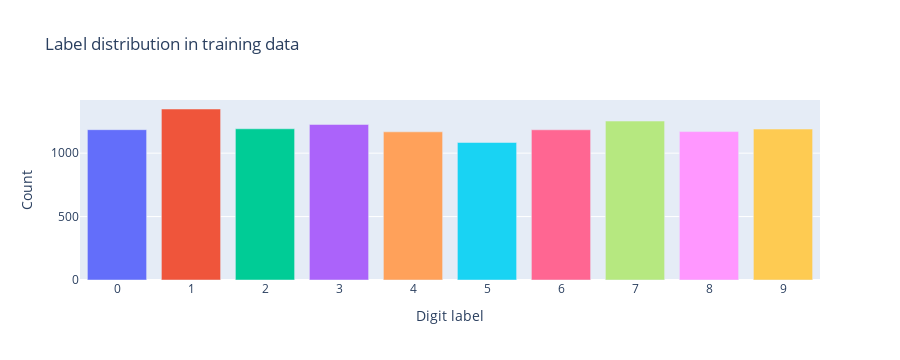

Notebook source saved alongside this figure:
### Code cell
train_counts = pd.Series(y_train).value_counts().sort_index()
fig = px.bar(
    x=train_counts.index.astype(str),
    y=train_counts.values,
    labels={'x': 'Digit label', 'y': 'Count'},
    title='Label distribution in training data',
    color=train_counts.index.astype(str),
)
fig.update_layout(showlegend=False, height=360)
fig.show()


def show_examples_for_label(label=1, n_examples=12, seed=42):
    idx = np.where(y_train == label)[0]
    rng = np.random.default_rng(seed)
    pick = rng.choice(idx, size=min(n_examples, len(idx)), replace=False)

    rows, cols = 3, 4
    fig, axes = plt.subplots(rows, cols, figsize=(7, 5.2))
    axes = axes.ravel()

    for i, ax in enumerate(axes):
        if i < len(pick):
            ax.imshow(X_train_raw[pick[i]].reshape(IMAGE_SIDE, IMAGE_SIDE), cmap='gray')
            ax.set_title(f'idx {pick[i]}', fontsize=8)
        ax.axis('off')

    plt.suptitle(f'Random training examples for label {label}', y=1.02)
    plt.tight_layout()
    plt.show()


widgets.interact(
    show_examples_for_label,
    label=widgets.IntSlider(min=0, max=9, step=1, value=1, description='Digit'),
    n_examples=widgets.IntSlider(min=4, max=16, step=4, value=12, description='Examples'),
    seed=widgets.IntSlider(min=1, max=999, step=1, value=42, description='Seed'),
)

label_demo = pd.DataFrame({'y_label': y_train[:8]})
one_hot_demo = pd.DataFrame(np.eye(10, dtype=int)[y_train[:8]], columns=[f'class_{i}' for i in range(10)])
display(Markdown('**Labeling demo: raw labels and one-hot encoding (first 8 rows)**'))
display(pd.concat([label_demo, one_hot_demo], axis=1))

### Figure 1 — Plotly figure (JSON) as saved in the notebook; plotly's stock layout.template omitted (floating-point values rounded to 4 significant figures)
{"data": [{"hovertemplate": "color=0<br>Digit label=%{x}<br>Count=%{y}<extra></extra>", "legendgroup": "0", "marker": {"color": "#636efa", "pattern": {"shape": ""}}, "name": "0", "orientation": "v", "showlegend": true, "textposition": "auto", "type": "bar", "x": ["0"], "xaxis": "x", "y": [1185], "yaxis": "y"}, {"hovertemplate": "color=1<br>Digit label=%{x}<br>Count=%{y}<extra></extra>", "legendgroup": "1", "marker": {"color": "#EF553B", "pattern": {"shape": ""}}, "name": "1", "orientation": "v", "showlegend": true, "textposition": "auto", "type": "bar", "x": ["1"], "xaxis": "x", "y": [1348], "yaxis": "y"}, {"hovertemplate": "color=2<br>Digit label=%{x}<br>Count=%{y}<extra></extra>", "legendgroup": "2", "marker": {"color": "#00cc96", "pattern": {"shape": ""}}, "name": "2", "orientation": "v", "showlegend": true, "textposition": "auto", "type": "bar", "x": ["2"], "xaxis": "x", "y": [1192], "yaxis": "y"}, {"hovertemplate": "color=3<br>Digit label=%{x}<br>Count=%{y}<extra></extra>", "legendgroup": "3", "marker": {"color": "#ab63fa", "pattern": {"shape": ""}}, "name": "3", "orientation": "v", "showlegend": true, "textposition": "auto", "type": "bar", "x": ["3"], "xaxis": "x", "y": [1226], "yaxis": "y"}, {"hovertemplate": "color=4<br>Digit label=%{x}<br>Count=%{y}<extra></extra>", "legendgroup": "4", "marker": {"color": "#FFA15A", "pattern": {"shape": ""}}, "name": "4", "orientation": "v", "showlegend": true, "textposition": "auto", "type": "bar", "x": ["4"], "xaxis": "x", "y": [1168], "yaxis": "y"}, {"hovertemplate": "color=5<br>Digit label=%{x}<br>Count=%{y}<extra></extra>", "legendgroup": "5", "marker": {"color": "#19d3f3", "pattern": {"shape": ""}}, "name": "5", "orientation": "v", "showlegend": true, "textposition": "auto", "type": "bar", "x": ["5"], "xaxis": "x", "y": [1084], "yaxis": "y"}, {"hovertemplate": "color=6<br>Digit label=%{x}<br>Count=%{y}<extra></extra>", "legendgroup": "6", "marker": {"color": "#FF6692", "pattern": {"shape": ""}}, "name": "6", "orientation": "v", "showlegend": true, "textposition": "auto", "type": "bar", "x": ["6"], "xaxis": "x", "y": [1184], "yaxis": "y"}, {"hovertemplate": "color=7<br>Digit label=%{x}<br>Count=%{y}<extra></extra>", "legendgroup": "7", "marker": {"color": "#B6E880", "pattern": {"shape": ""}}, "name": "7", "orientation": "v", "showlegend": true, "textposition": "auto", "type": "bar", "x": ["7"], "xaxis": "x", "y": [1253], "yaxis": "y"}, {"hovertemplate": "color=8<br>Digit label=%{x}<br>Count=%{y}<extra></extra>", "legendgroup": "8", "marker": {"color": "#FF97FF", "pattern": {"shape": ""}}, "name": "8", "orientation": "v", "showlegend": true, "textposition": "auto", "type": "bar", "x": ["8"], "xaxis": "x", "y": [1170], "yaxis": "y"}, {"hovertemplate": "color=9<br>Digit label=%{x}<br>Count=%{y}<extra></extra>", "legendgroup": "9", "marker": {"color": "#FECB52", "pattern": {"shape": ""}}, "name": "9", "orientation": "v", "showlegend": true, "textposition": "auto", "type": "bar", "x": ["9"], "xaxis": "x", "y": [1190], "yaxis": "y"}], "layout": {"barmode": "relative", "height": 360, "legend": {"title": {"text": "color"}, "tracegroupgap": 0}, "showlegend": false, "title": {"text": "Label distribution in training data"}, "xaxis": {"anchor": "y", "domain": [0, 1], "title": {"text": "Digit label"}}, "yaxis": {"anchor": "x", "domain": [0, 1], "title": {"text": "Count"}}}}
